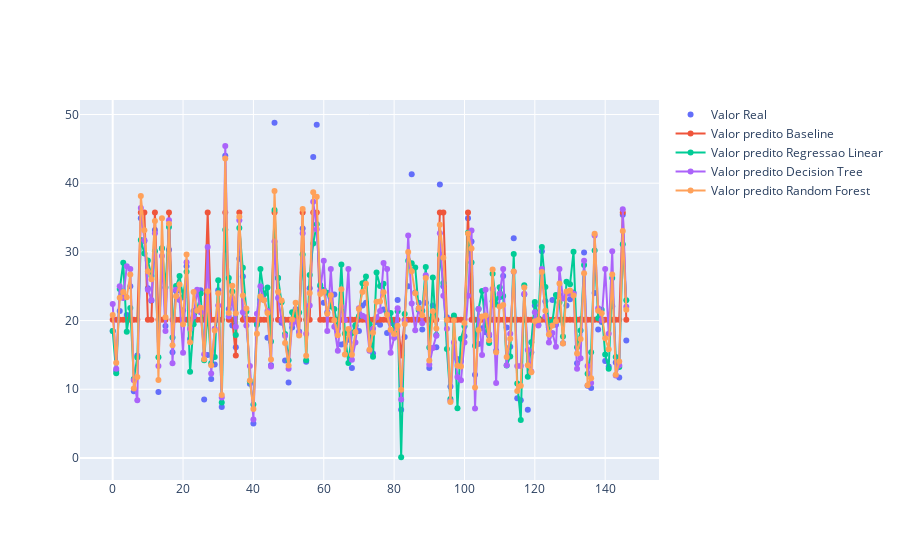

The cell this chart's notebook holds for it:
### Code cell
fig = go.Figure()

fig.add_trace(go.Scatter(x = df_results.index, 
                         y = df_results.valor_real, 
                         mode = 'markers', 
                         name = 'Valor Real'))

fig.add_trace(go.Scatter(x = df_results.index,
                         y = df_results.valor_predito_baseline,
                         mode = 'lines+markers',
                         name = 'Valor predito Baseline'))

fig.add_trace(go.Scatter(x = df_results.index,
                         y = df_results.valor_predito_reg_linear,
                         mode = 'lines+markers',
                         name = 'Valor predito Regressao Linear'))

fig.add_trace(go.Scatter(x = df_results.index,
                         y = df_results.valor_predito_arvore,
                         mode = 'lines+markers',
                         name = 'Valor predito Decision Tree'))


fig.add_trace(go.Scatter(x = df_results.index,
                         y = df_results.valor_predito_random_forest,
                         mode = 'lines+markers',
                         name = 'Valor predito Random Forest'))


fig.show()

### Figure 1 — Plotly figure (JSON) as saved in the notebook; plotly's stock layout.template omitted (floating-point values rounded to 4 significant figures; data arrays with more than 128 entries replaced by an {"elided": "..."} marker saying what was removed)
{"data": [{"mode": "markers", "name": "Valor Real", "type": "scatter", "x": {"elided": "147 int values"}, "y": {"elided": "147 float values"}}, {"mode": "lines+markers", "name": "Valor predito Baseline", "type": "scatter", "x": {"elided": "147 int values"}, "y": {"elided": "147 float values"}}, {"mode": "lines+markers", "name": "Valor predito Regressao Linear", "type": "scatter", "x": {"elided": "147 int values"}, "y": {"elided": "147 float values"}}, {"mode": "lines+markers", "name": "Valor predito Decision Tree", "type": "scatter", "x": {"elided": "147 int values"}, "y": {"elided": "147 float values"}}, {"mode": "lines+markers", "name": "Valor predito Random Forest", "type": "scatter", "x": {"elided": "147 int values"}, "y": {"elided": "147 float values"}}], "layout": {}}
